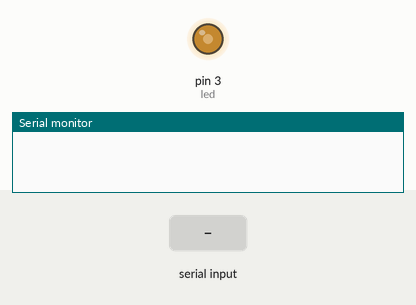
A sketch run on a simulated Arduino Uno, built with avr-gcc and run on an emulated ATmega328P. Shown: output pins drawn as LEDs (lit = HIGH), the last lines printed to the serial monitor. Inputs (shaded band) come from the test bench.

Above: at 1.2 s.
1.3 s: "90,45\n" received over Serial
At 2.7 s:
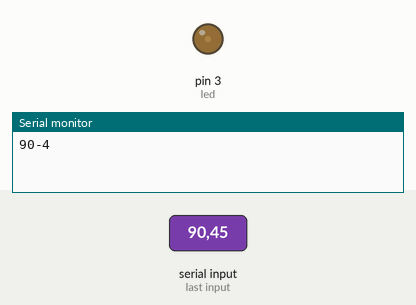
Timing chart, 0 to 4.3 s (numbered marks = the images above; inputs shaded):
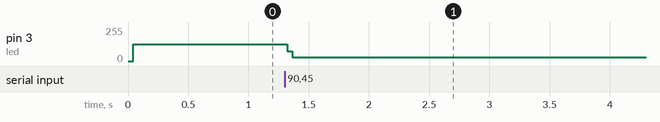

The sketch:

sketch_oct16a.ino
```cpp
int led = 3;           // the PWM pin the LED is attached to
int brightness = 0;    // how bright the LED is
int fadeAmount = 5;    // how many points to fade the LED by
int sentByte;
// the setup routine runs once when you press reset:
void setup() {
  // declare pin 9 to be an output:
  Serial.begin(9600);
  pinMode(led, OUTPUT);
}
// the loop routine runs over and over again forever:
void loop() {
   if (Serial.available()>0)
  {
    sentByte = (Serial.read() - '0');
    Serial.print(sentByte);
  }
  // set the brightness of pin 9:
  analogWrite(led, brightness);

  // change the brightness for next time through the loop:
  brightness = brightness + fadeAmount;

  // reverse the direction of the fading at the ends of the fade:
  if (brightness <= 0 || brightness >= 255) {
    fadeAmount = -fadeAmount;
  }
  // wait for 30 milliseconds to see the dimming effect
  delay(sentByte);
}
```

Measured:
- after the input at 1.3 s, pin 3 (led): 124/255 → 30/255 at once
